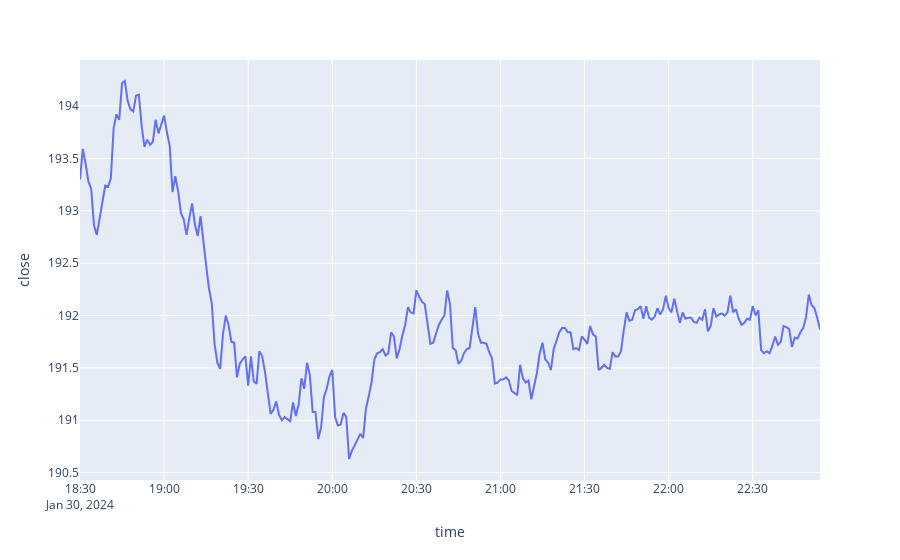

Here is the notebook cell this chart was saved with:
### Code cell
import plotly.express as px
fig = px.line(ohlc, x = ohlc['time'] , y=ohlc['close'])
fig.show()

### Figure 1 — Plotly figure (JSON) as saved in the notebook; plotly's stock layout.template omitted (floating-point values rounded to 4 significant figures; data arrays with more than 128 entries replaced by an {"elided": "..."} marker saying what was removed)
{"data": [{"hovertemplate": "time=%{x}<br>close=%{y}<extra></extra>", "legendgroup": "", "line": {"color": "#636efa", "dash": "solid"}, "marker": {"symbol": "circle"}, "mode": "lines", "name": "", "orientation": "v", "showlegend": false, "type": "scatter", "x": {"elided": "265 str values"}, "xaxis": "x", "y": {"elided": "265 float values"}, "yaxis": "y"}], "layout": {"legend": {"tracegroupgap": 0}, "margin": {"t": 60}, "xaxis": {"anchor": "y", "domain": [0, 1], "title": {"text": "time"}}, "yaxis": {"anchor": "x", "domain": [0, 1], "title": {"text": "close"}}}}
